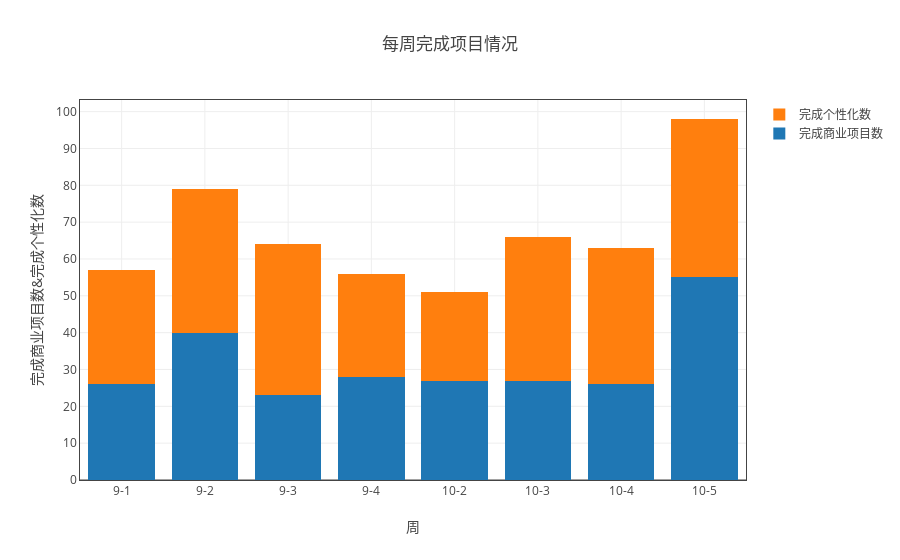
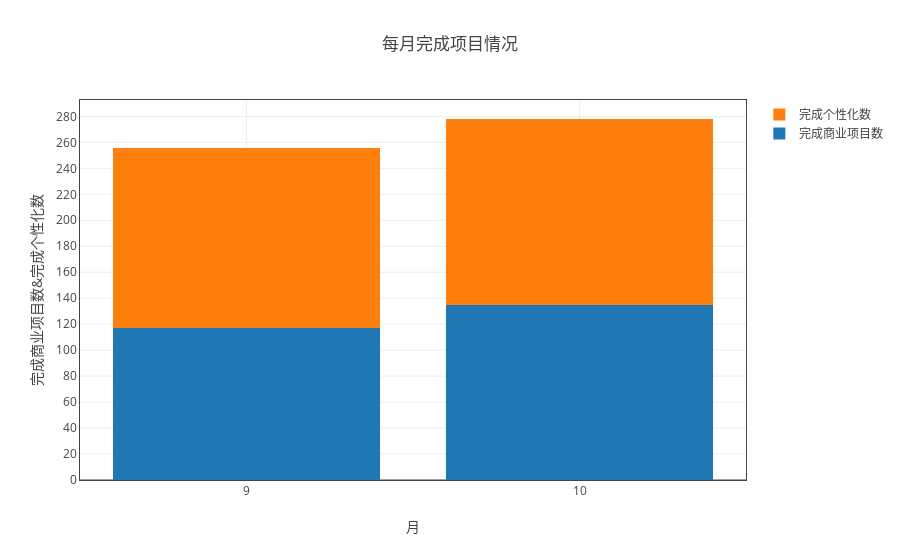

These figures' notebook cell, in order:
### Markdown cell above
### 分析组完成项目数

### Code cell
ss = myModule.format(all_df1 ,"日期（格式“月-周次”）" ,['完成商业项目数','完成个性化数'])
myModule.myPlot(myModule.sort_by_index(ss.groupby('sum'))).plot('stack_bar',fig_title='每周完成项目情况')
ss = myModule.format(all_df1 ,"month" ,['完成商业项目数','完成个性化数'])
myModule.myPlot(ss.groupby('sum')).plot('stack_bar',"月",fig_title='每月完成项目情况')

### Figure 1 — Plotly figure (JSON) as saved in the notebook; plotly's stock layout.template omitted (floating-point values rounded to 4 significant figures)
{"data": [{"name": "完成商业项目数", "type": "bar", "uid": "2153f52a-e1a0-11e8-8ddb-a41f72875c19", "x": ["9-1", "9-2", "9-3", "9-4", "10-2", "10-3", "10-4", "10-5"], "y": [26, 40, 23, 28, 27, 27, 26, 55]}, {"name": "完成个性化数", "type": "bar", "uid": "2153f52b-e1a0-11e8-8ddb-a41f72875c19", "x": ["9-1", "9-2", "9-3", "9-4", "10-2", "10-3", "10-4", "10-5"], "y": [31, 39, 41, 28, 24, 39, 37, 43]}], "layout": {"barmode": "stack", "title": "每周完成项目情况", "xaxis": {"mirror": "all", "nticks": 20, "showgrid": true, "showline": true, "title": "周", "type": "category", "zeroline": true}, "yaxis": {"mirror": "all", "nticks": 20, "showgrid": true, "showline": true, "title": "完成商业项目数&完成个性化数", "zeroline": true}}}

### Figure 2 — Plotly figure (JSON) as saved in the notebook; plotly's stock layout.template omitted (floating-point values rounded to 4 significant figures)
{"data": [{"name": "完成商业项目数", "type": "bar", "uid": "2153f52c-e1a0-11e8-8ddb-a41f72875c19", "x": [9, 10], "y": [117, 135]}, {"name": "完成个性化数", "type": "bar", "uid": "2153f52d-e1a0-11e8-8ddb-a41f72875c19", "x": [9, 10], "y": [139, 143]}], "layout": {"barmode": "stack", "title": "每月完成项目情况", "xaxis": {"mirror": "all", "nticks": 20, "showgrid": true, "showline": true, "title": "月", "type": "category", "zeroline": true}, "yaxis": {"mirror": "all", "nticks": 20, "showgrid": true, "showline": true, "title": "完成商业项目数&完成个性化数", "zeroline": true}}}
